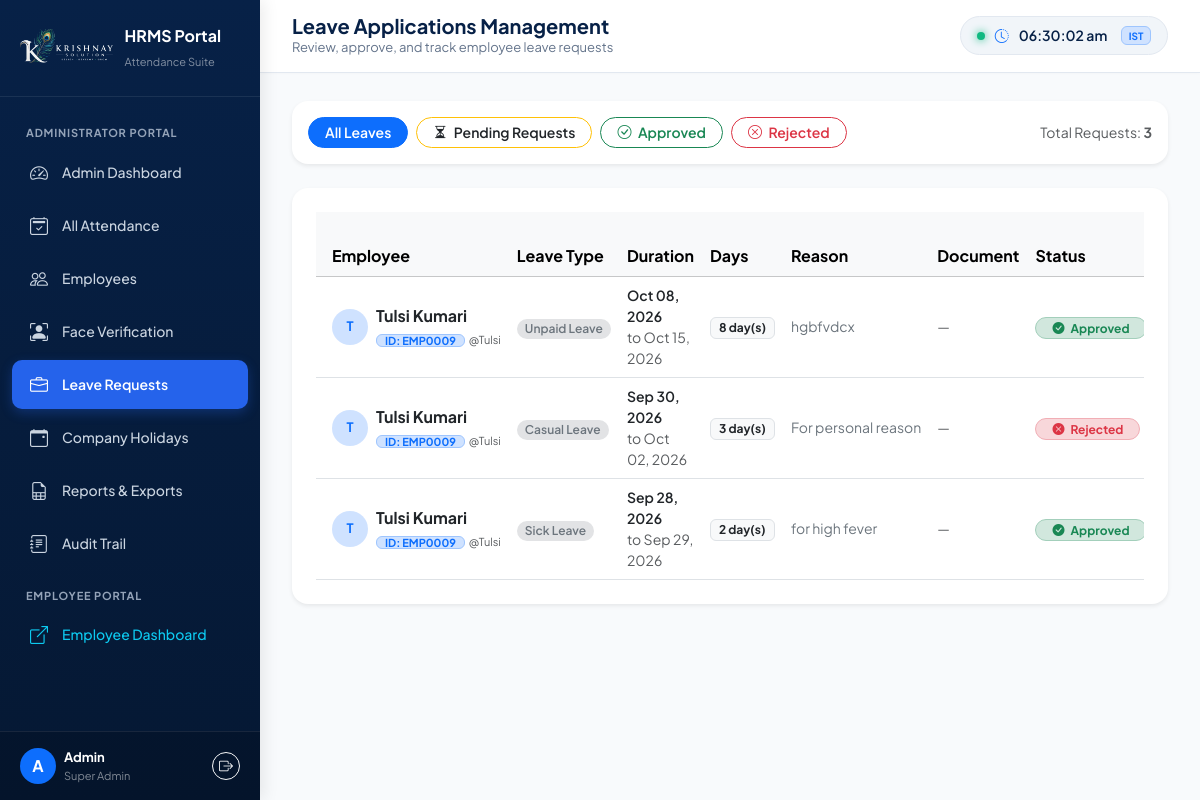
The app's page /admin-dashboard/leaves/ (signed in) with its own data.
### app/models.py (models this page shows, shortened)
class LeaveRequest(models.Model):
    LEAVE_CHOICES = [
        ('Casual Leave', 'Casual Leave'),
        ('Sick Leave', 'Sick Leave'),
        ('Paid Leave', 'Paid Leave'),
        ('Unpaid Leave', 'Unpaid Leave'),
        ('Other', 'Other'),
    ]
    STATUS_CHOICES = [
        ('Pending', 'Pending'),
        ('Approved', 'Approved'),
        ('Rejected', 'Rejected'),
        ('Cancelled', 'Cancelled'),
    ]
    user = models.ForeignKey(settings.AUTH_USER_MODEL, on_delete=models.CASCADE, related_name='leave_requests')
    leave_type = models.CharField(max_length=50, choices=LEAVE_CHOICES)
    from_date = models.DateField()
    to_date = models.DateField()
    total_days = models.IntegerField(default=1)
    reason = models.TextField()
    supporting_document = models.FileField(upload_to='leave_docs/', null=True, blank=True)
    status = models.CharField(max_length=20, default='Pending', choices=STATUS_CHOICES)
    is_cancelled = models.BooleanField(default=False)
    reviewed_by = models.ForeignKey(
        settings.AUTH_USER_MODEL,
        null=True,
        blank=True,
        on_delete=models.SET_NULL,
        related_name='reviewed_leaves'
    )
    reviewed_at = models.DateTimeField(null=True, blank=True)
    admin_remark = models.CharField(max_length=255, blank=True, default='')
    created_at = models.DateTimeField(auto_now_add=True)
    class Meta:
        ordering = ['-created_at']

class UserProfile(models.Model):
    user = models.OneToOneField(settings.AUTH_USER_MODEL, on_delete=models.CASCADE, related_name='profile')
    employee_id = models.CharField(max_length=50, unique=True, null=True, blank=True)
    department = models.ForeignKey(Department, on_delete=models.SET_NULL, null=True, blank=True, related_name='employees')
    designation = models.CharField(max_length=100, blank=True, default='Employee')
    phone = models.CharField(max_length=20, blank=True, default='')
    profile_picture = models.ImageField(upload_to='profiles/', null=True, blank=True)
    joining_date = models.DateField(default=timezone.now, null=True, blank=True)
    face_auth_exempt = models.BooleanField(
        default=False,
        help_text="Exempt from face scanner if camera hardware fails or medical exemption granted."
    )
    exemption_reason = models.CharField(max_length=255, blank=True, default='')
    created_at = models.DateTimeField(auto_now_add=True)
    updated_at = models.DateTimeField(auto_now=True)

### app/views.py (the view)
# urls.py: path('admin-dashboard/leaves/', views.admin_leaves, name='admin_leaves'),
@admin_required
def admin_leaves(request):
    status_filter = request.GET.get("status", "")
    qs = LeaveRequest.objects.select_related('user', 'reviewed_by').order_by('-created_at')
    if status_filter:
        qs = qs.filter(status=status_filter)
    return render(request, "admin_leaves.html", {
        "leaves": qs,
        "status_filter": status_filter,
    })

### templates/admin_leaves.html (shortened to what this page needs)
{% extends "base.html" %}
{% block page_heading %}Leave Applications Management{% endblock %}
{% block page_subheading %}Review, approve, and track employee leave requests{% endblock %}
{% block content %}
<div class="container-fluid px-0">
  <div class="card border-0 shadow-sm rounded-4 p-3 mb-4 bg-white">
    <div class="d-flex flex-wrap align-items-center justify-content-between gap-3">
      <div class="d-flex flex-wrap align-items-center gap-2">
        <a href="{% url 'admin_leaves' %}" class="btn btn-sm rounded-pill px-3 fw-semibold {% if not status_filter %}btn-primary{% else %}btn-outline-secondary{% endif %}">
          All Leaves
        </a>
        <a href="{% url 'admin_leaves' %}?status=Pending" class="btn btn-sm rounded-pill px-3 fw-semibold {% if status_filter == 'Pending' %}btn-warning text-dark{% else %}btn-outline-warning text-dark{% endif %}">
          <i class="bi bi-hourglass-split me-1"></i> Pending Requests
        </a>
        <a href="{% url 'admin_leaves' %}?status=Approved" class="btn btn-sm rounded-pill px-3 fw-semibold {% if status_filter == 'Approved' %}btn-success{% else %}btn-outline-success{% endif %}">
          <i class="bi bi-check-circle me-1"></i> Approved
        </a>
        <a href="{% url 'admin_leaves' %}?status=Rejected" class="btn btn-sm rounded-pill px-3 fw-semibold {% if status_filter == 'Rejected' %}btn-danger{% else %}btn-outline-danger{% endif %}">
          <i class="bi bi-x-circle me-1"></i> Rejected
        </a>
      </div>
      <span class="text-muted small">Total Requests: <strong>{{ leaves|length }}</strong></span>
    </div>
  </div>
  <div class="card border-0 shadow-sm rounded-4 bg-white p-4">
    <div class="table-responsive">
      <table class="table table-hover align-middle mb-0">
        <thead class="table-light">
          <tr>
            <th class="ps-3" style="min-width: 180px;">Employee</th>
            <th>Leave Type</th>
            <th>Duration</th>
            <th>Days</th>
            <th>Reason</th>
            <th>Document</th>
            <th>Status</th>
          </tr>
        </thead>
        <tbody>
          {% for lv in leaves %}
            <tr>
              <td class="ps-3">
                <div class="d-flex align-items-center gap-2">
                  <div class="rounded-circle bg-primary-subtle text-primary d-flex align-items-center justify-content-center fw-bold" style="width: 36px; height: 36px; font-size: 13px; flex-shrink: 0;">
                    {{ lv.user.first_name|default:lv.user.username|slice:":1"|upper }}
                  </div>
                  <div>
                    <strong class="d-block text-dark">{{ lv.user.first_name }} {{ lv.user.last_name|default:"" }}</strong>
                    <div class="d-flex align-items-center gap-1 mt-1">
                      <span class="badge bg-primary-subtle text-primary border border-primary-subtle px-2 py-0" style="font-size: 11px;">
                        ID: {{ lv.user.profile.employee_id|default:"EMP-ID" }}
                      </span>
                      <small class="text-muted" style="font-size: 11px;">@{{ lv.user.username }}</small>
                    </div>
                  </div>
                </div>
              </td>
              <td>
                <span class="badge bg-secondary-subtle text-secondary px-2 py-1 rounded-pill fw-semibold">
                  {{ lv.leave_type }}
                </span>
              </td>
              <td class="small">
                <span class="fw-semibold text-dark d-block">{{ lv.from_date|date:"M d, Y" }}</span>
                <span class="text-muted">to {{ lv.to_date|date:"M d, Y" }}</span>
              </td>
              <td>
                <span class="badge bg-light text-dark border fw-bold px-2 py-1">
                  {{ lv.total_days }} day(s)
                </span>
              </td>
              <td class="small text-secondary" style="max-width: 220px;">
                <div class="text-truncate" style="max-width: 210px;" title="{{ lv.reason }}">
                  {{ lv.reason }}
                </div>
              </td>
              <td class="small">
                {% if lv.supporting_document %}
                  <a href="{{ lv.supporting_document.url }}" target="_blank" class="btn btn-sm btn-outline-info rounded-pill py-0 px-2" style="font-size: 11px;">
                    <i class="bi bi-paperclip"></i> View
                  </a>
                {% else %}
                  <span class="text-muted">&mdash;</span>
                {% endif %}
              </td>
              <td>
                {% if lv.status == "Approved" %}
                  <span class="badge bg-success-subtle text-success border border-success-subtle px-3 py-1 rounded-pill">
                    <i class="bi bi-check-circle-fill me-1"></i> Approved
                  </span>
                {% elif lv.status == "Rejected" %}
                  <span class="badge bg-danger-subtle text-danger border border-danger-subtle px-3 py-1 rounded-pill">
                    <i class="bi bi-x-circle-fill me-1"></i> Rejected
                  </span>
                {% elif lv.status == "Cancelled" %}
                  <span class="badge bg-secondary-subtle text-secondary px-3 py-1 rounded-pill">
                    <i class="bi bi-slash-circle me-1"></i> Cancelled
                  </span>
                {% else %}
                  <span class="badge bg-warning-subtle text-warning border border-warning-subtle px-3 py-1 rounded-pill">
                    <i class="bi bi-hourglass-split me-1"></i> Pending
                  </span>
                {% endif %}
              </td>
            </tr>
          {% endfor %}
        </tbody>
      </table>
    </div>
  </div>
</div>
{% endblock %}

### templates/base.html (shortened to what this page needs)
<!DOCTYPE html>
<html lang="en">
<head>
  <link href="https://cdn.jsdelivr.net/npm/bootstrap@5.3.3/dist/css/bootstrap.min.css" rel="stylesheet">
  <link rel="stylesheet" href="https://cdn.jsdelivr.net/npm/bootstrap-icons@1.11.3/font/bootstrap-icons.min.css">
  {% load static %}
  <link rel="stylesheet" href="{% static 'css/style.css' %}">
</head>
<body>
  <div class="toast-container position-fixed top-0 end-0 p-3" style="z-index: 1100;">
  </div>
  <aside class="sidebar" id="appSidebar">
    <div class="brand-header">
      <img src="{% static 'images/krishny-logo.png' %}" alt="Logo" onerror="this.src='{% static 'images/logo.png' %}'">
      <div>
        <div class="fw-bold fs-6 text-white leading-tight">HRMS Portal</div>
        <small class="text-white-50" style="font-size: 11px;">Attendance Suite</small>
      </div>
    </div>
    <ul class="nav-list">
      {% if request.user.is_staff or request.user.is_superuser %}
        <li class="nav-section-title">Administrator Portal</li>
        <li class="nav-item">
          <a href="{% url 'admin_dashboard' %}" class="nav-link {% if request.resolver_match.url_name == 'admin_dashboard' %}active{% endif %}">
            <i class="bi bi-speedometer2"></i>
            <span>Admin Dashboard</span>
          </a>
        </li>
        <li class="nav-item">
          <a href="{% url 'admin_attendance' %}" class="nav-link {% if request.resolver_match.url_name == 'admin_attendance' %}active{% endif %}">
            <i class="bi bi-calendar2-check"></i>
            <span>All Attendance</span>
          </a>
        </li>
        <li class="nav-item">
          <a href="{% url 'admin_employees' %}" class="nav-link {% if request.resolver_match.url_name == 'admin_employees' %}active{% endif %}">
            <i class="bi bi-people"></i>
            <span>Employees</span>
          </a>
        </li>
        <li class="nav-item">
          <a href="{% url 'admin_face_management' %}" class="nav-link {% if request.resolver_match.url_name == 'admin_face_management' %}active{% endif %}">
            <i class="bi bi-person-bounding-box"></i>
            <span>Face Verification</span>
          </a>
        </li>
        <li class="nav-item">
          <a href="{% url 'admin_leaves' %}" class="nav-link {% if request.resolver_match.url_name == 'admin_leaves' %}active{% endif %}">
            <i class="bi bi-briefcase"></i>
            <span>Leave Requests</span>
          </a>
        </li>
        <li class="nav-item">
          <a href="{% url 'admin_holidays' %}" class="nav-link {% if request.resolver_match.url_name == 'admin_holidays' %}active{% endif %}">
            <i class="bi bi-calendar-event"></i>
            <span>Company Holidays</span>
          </a>
        </li>
        <li class="nav-item">
          <a href="{% url 'admin_reports' %}" class="nav-link {% if request.resolver_match.url_name == 'admin_reports' %}active{% endif %}">
            <i class="bi bi-file-earmark-spreadsheet"></i>
            <span>Reports & Exports</span>
          </a>
        </li>
        <li class="nav-item">
          <a href="{% url 'admin_audit_logs' %}" class="nav-link {% if request.resolver_match.url_name == 'admin_audit_logs' %}active{% endif %}">
            <i class="bi bi-journal-text"></i>
            <span>Audit Trail</span>
          </a>
        </li>
        <li class="nav-section-title mt-2">Employee Portal</li>
        <li class="nav-item">
          <a href="{% url 'employee_dashboard' %}" class="nav-link text-info">
            <i class="bi bi-box-arrow-up-right"></i>
            <span>Employee Dashboard</span>
          </a>
        </li>
      {% endif %}
    </ul>
    <div class="user-footer">
      <div class="d-flex align-items-center justify-content-between">
        <div class="d-flex align-items-center gap-2 overflow-hidden">
          <div class="rounded-circle bg-primary text-white d-flex align-items-center justify-content-center fw-bold" style="width: 36px; height: 36px; flex-shrink: 0;">
            {{ request.user.first_name|default:request.user.username|slice:":1"|upper }}
          </div>
          <div class="overflow-hidden">
            <div class="text-white fw-bold text-truncate" style="font-size: 13px;">{{ request.user.first_name|default:request.user.username }}</div>
            <small class="text-white-50 text-truncate d-block" style="font-size: 11px;">
              {% if request.user.is_superuser %}Super Admin{% elif request.user.is_staff %}Staff Admin{% else %}Employee{% endif %}
            </small>
          </div>
        </div>
        <a href="{% url 'logout' %}" class="btn btn-outline-light btn-sm p-1 rounded-circle" title="Logout" style="width: 28px; height: 28px; display: flex; align-items: center; justify-content: center;">
          <i class="bi bi-box-arrow-right" style="font-size: 14px;"></i>
        </a>
      </div>
    </div>
  </aside>
  <header class="topbar">
    <div class="d-flex align-items-center gap-3">
      <div class="page-title">
        <h4>{% block page_heading %}Dashboard{% endblock %}</h4>
        <p>{% block page_subheading %}Official Shift: 9:30 AM – 6:30 PM (9.0 Hours){% endblock %}</p>
      </div>
    </div>
    <div class="topbar-actions">
      <div class="clock-pill">
        <span class="live-indicator"></span>
        <i class="bi bi-clock-history text-primary"></i>
        <span id="liveClockDisplay">--:--:--</span>
        <span class="badge bg-primary-subtle text-primary border border-primary-subtle ms-1" style="font-size: 10px;">IST</span>
      </div>
    </div>
  </header>
  <main class="main-content">
    {% block content %}{% endblock %}
  </main>
</body>
</html>

### records on screen
LeaveRequest: user.first_name "T", user.first_name "Tulsi", user.last_name "Kumari", user.profile.employee_id "EMP0009", user.username "Tulsi", leave_type "Unpaid Leave", from_date "Oct 08, 2026", to_date "Oct 15, 2026", total_days "8", reason "hgbfvdcx", status "Approved" (drawn)
LeaveRequest: user.first_name "T", user.first_name "Tulsi", user.last_name "Kumari", user.profile.employee_id "EMP0009", user.username "Tulsi", leave_type "Casual Leave", from_date "Sep 30, 2026", to_date "Oct 02, 2026", total_days "3", reason "For personal reason", status "Rejected" (drawn)
LeaveRequest: user.first_name "T", user.first_name "Tulsi", user.last_name "Kumari", user.profile.employee_id "EMP0009", user.username "Tulsi", leave_type "Sick Leave", from_date "Sep 28, 2026", to_date "Sep 29, 2026", total_days "2", reason "for high fever", status "Approved" (drawn)

### other values on screen
{{ request.user.first_name|default:request.user.username|slice:":1"|upper }} "A"
{{ request.user.first_name|default:request.user.username }} "Admin"
{{ leaves|length }} "3"
